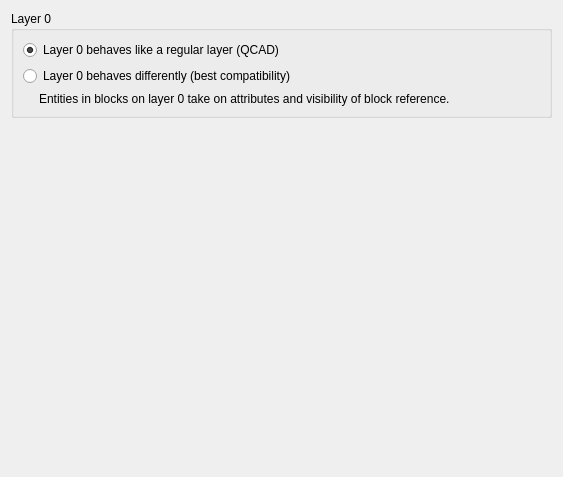
<?xml version="1.0" encoding="UTF-8"?>
<ui version="4.0">
 <class>LayerCompatibility</class>
 <widget class="QWidget" name="LayerCompatibility">
  <property name="geometry">
   <rect>
    <x>0</x>
    <y>0</y>
    <width>563</width>
    <height>477</height>
   </rect>
  </property>
  <layout class="QVBoxLayout" name="verticalLayout_2">
   <item>
    <widget class="QGroupBox" name="Layer0">
     <property name="title">
      <string>Layer 0</string>
     </property>
     <layout class="QVBoxLayout" name="verticalLayout">
      <item>
       <widget class="QRadioButton" name="QCAD">
        <property name="text">
         <string>Layer 0 behaves like a regular layer (QCAD)</string>
        </property>
        <property name="checked">
         <bool>true</bool>
        </property>
       </widget>
      </item>
      <item>
       <widget class="QRadioButton" name="Compatibility">
        <property name="text">
         <string>Layer 0 behaves differently (best compatibility)</string>
        </property>
       </widget>
      </item>
      <item>
       <layout class="QHBoxLayout" name="horizontalLayout">
        <item>
         <widget class="QWidget" name="widget" native="true">
          <property name="minimumSize">
           <size>
            <width>10</width>
            <height>0</height>
           </size>
          </property>
          <property name="maximumSize">
           <size>
            <width>10</width>
            <height>16777215</height>
           </size>
          </property>
         </widget>
        </item>
        <item>
         <widget class="QLabel" name="label">
          <property name="text">
           <string>Entities in blocks on layer 0 take on attributes and visibility of block reference.</string>
          </property>
          <property name="wordWrap">
           <bool>true</bool>
          </property>
         </widget>
        </item>
       </layout>
      </item>
     </layout>
    </widget>
   </item>
   <item>
    <spacer name="verticalSpacer">
     <property name="orientation">
      <enum>Qt::Vertical</enum>
     </property>
     <property name="sizeHint" stdset="0">
      <size>
       <width>20</width>
       <height>326</height>
      </size>
     </property>
    </spacer>
   </item>
  </layout>
 </widget>
 <resources/>
 <connections/>
</ui>
